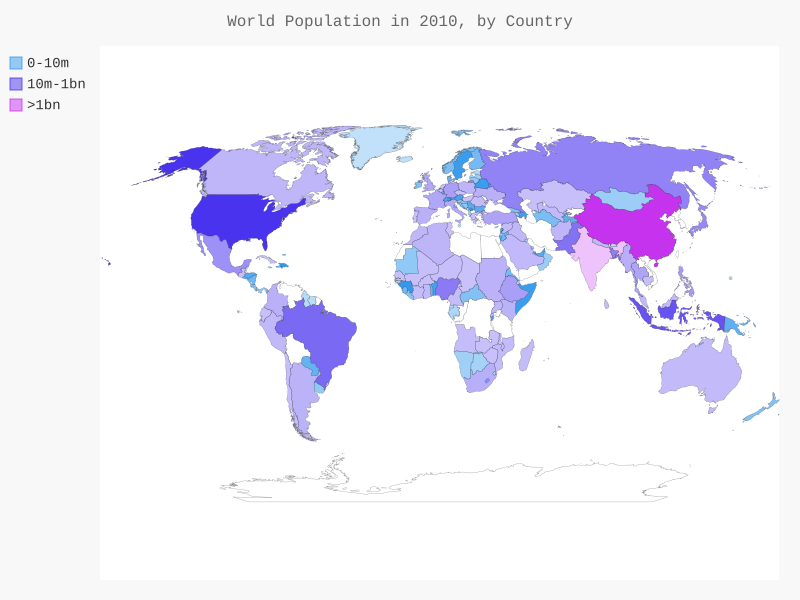

Source code (Python):
import json

from pygal.style import RotateStyle, LightColorizedStyle
from pygal.maps.world import World
from country_code import get_country_code

filename = 'population_data.json'
with open(filename) as f:
	pop_data = json.load(f)

cc_populations = {}
for pop_dict in pop_data:
	if pop_dict['Year'] == '2010':
		contry_name = pop_dict['Country Name']
		population = int(float(pop_dict['Value']))
		code = get_country_code(contry_name)
		if code:
			cc_populations[code] = population

cc_pops_1, cc_pops_2, cc_pops_3 = {}, {}, {}
for cc, pop in cc_populations.items():
	if pop < 10000000:
		cc_pops_1[cc] = pop
	elif pop < 1000000000:
		cc_pops_2[cc] = pop
	else:
		cc_pops_3[cc] = pop

print(len(cc_pops_1), len(cc_pops_2), len(cc_pops_3))

wm = World()
wm_style = RotateStyle('#3399EE',base_style=LightColorizedStyle)
wm = World(style=wm_style)
wm.title = 'World Population in 2010, by Country'
wm.add("0-10m", cc_pops_1)
wm.add("10m-1bn", cc_pops_2)
wm.add(">1bn", cc_pops_3)

wm.render_to_file('world_population.svg')
